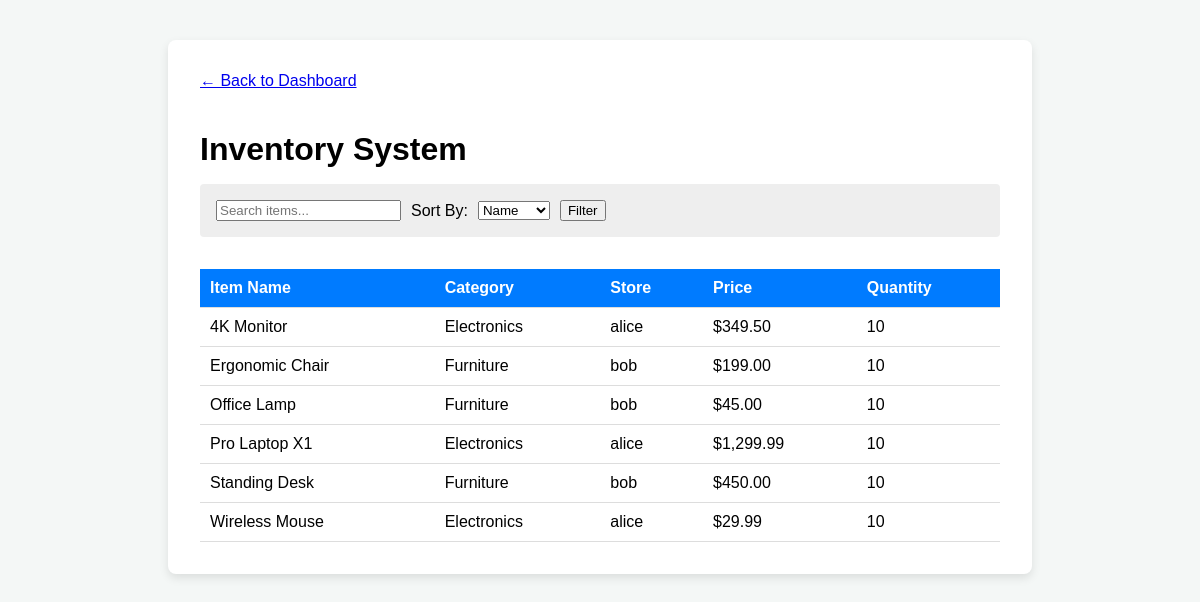
The page /inventory.php on the database its author committed.
### tables this page shows
CREATE TABLE IF NOT EXISTS inventory (
    id INT AUTO_INCREMENT PRIMARY KEY,
    owner_id INT NOT NULL,
    item_name VARCHAR(100) NOT NULL,
    category VARCHAR(50),
    quantity INT DEFAULT 10,
    price DECIMAL(10, 2),
    FOREIGN KEY (owner_id) REFERENCES users (id)
);

CREATE TABLE IF NOT EXISTS users (
    id INT AUTO_INCREMENT PRIMARY KEY,
    username VARCHAR(50) NOT NULL UNIQUE,
    password VARCHAR(255) NOT NULL,
    role ENUM('admin', 'user') DEFAULT 'user'
);

### inventory.php (the view, shortened to what this page needs)
<?php
require_once 'db_connect.php';
$search = $_GET['search'] ?? '';
$sort = $_GET['sort'] ?? 'item_name';
try {
    $sql = "SELECT inventory.*, users.username as store_name
            FROM inventory
            JOIN users ON inventory.owner_id = users.id
            WHERE item_name LIKE :search";
    $sql .= " ORDER BY " . $sort;
    $stmt = $pdo->prepare($sql);
    $stmt->bindValue(':search', "%$search%");
    $stmt->execute();
    $items = $stmt->fetchAll();
} catch (PDOException $e) {
    $error = "Database Error: " . $e->getMessage();
}
?>
<!DOCTYPE html>
<html lang="en">
<head>
</head>
<body>
    <div class="container">
        <a href="welcome.php" class="back-link">&larr; Back to Dashboard</a>
        <h1>Inventory System</h1>
        <form class="controls" method="GET">
            <input type="text" name="search" placeholder="Search items..." value="<?php echo htmlspecialchars($search); ?>">
            <label for="sort">Sort By:</label>
            <select name="sort" onchange="this.form.submit()">
                <option value="item_name" <?php echo $sort === 'item_name' ? 'selected' : ''; ?>>Name</option>
            </select>
            <button type="submit">Filter</button>
        </form>
        <table>
            <thead>
                <tr>
                    <th>Item Name</th>
                    <th>Category</th>
                    <th>Store</th>
                    <th>Price</th>
                    <th>Quantity</th>
                </tr>
            </thead>
            <tbody>
                <?php if (!empty($items)): ?>
                    <?php foreach ($items as $item): ?>
                        <tr data-id="<?php echo htmlspecialchars($item['id']); ?>">
                            <td><?php echo htmlspecialchars($item['item_name']); ?></td>
                            <td><?php echo htmlspecialchars($item['category']); ?></td>
                            <td><?php echo htmlspecialchars($item['store_name']); ?></td>
                            <td>$<?php echo number_format($item['price'], 2); ?></td>
                            <td><?php echo htmlspecialchars($item['quantity']); ?></td>
                        </tr>
                    <?php endforeach; ?>
                <?php else: ?>
                    <tr><td colspan="5">No items found.</td></tr>
                <?php endif; ?>
            </tbody>
        </table>
    </div>
</body>
</html>

### inventory.php (style rules this page uses)
body { font-family: sans-serif; padding: 2rem; background-color: #f4f7f6; }
.container { background: white; padding: 2rem; border-radius: 8px; max-width: 800px; margin: 0 auto; box-shadow: 0 4px 10px rgba(0,0,0,0.1); }
h1 { margin-bottom: 1rem; }
.controls { margin-bottom: 2rem; padding: 1rem; background: #eee; border-radius: 4px; display: flex; gap: 10px; align-items: center; }
table { width: 100%; border-collapse: collapse; }
th, td { padding: 10px; border-bottom: 1px solid #ddd; text-align: left; }
th { background-color: #007bff; color: white; }
.back-link { display: inline-block; margin-bottom: 20px; }

### rows shown on the page
inventory: item_name "4K Monitor", category "Electronics", owner.username "alice", price "349.50", quantity "10"
inventory: item_name "Ergonomic Chair", category "Furniture", owner.username "bob", price "199.00", quantity "10"
inventory: item_name "Office Lamp", category "Furniture", owner.username "bob", price "45.00", quantity "10"
inventory: item_name "Pro Laptop X1", category "Electronics", owner.username "alice", price "1,299.99", quantity "10"
inventory: item_name "Standing Desk", category "Furniture", owner.username "bob", price "450.00", quantity "10"
inventory: item_name "Wireless Mouse", category "Electronics", owner.username "alice", price "29.99", quantity "10"
